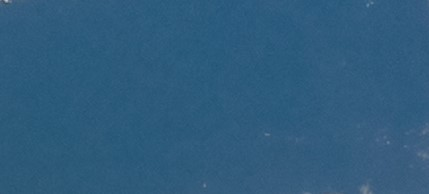
#> input picture cut/noplastic_0043cut.jpg, 429 x 194 px, given as the content of the folder raw, which was not available
$ python imageProcess.py cut/noplastic_0043cut.jpg
#> lines starting #> are read from the running program, lines starting #| are printed output that depends on the picture; long printed decimals are rounded; pictures that were not available may be replaced by others from this repository, and a replacement may not be noted
#!/usr/bin/python3


# Original by Oliver Turnbull for EnviroPi project, part of the AstroPi competition

# 2020: Modified by CoderDojo Trento for:
#    - reads from custom directory
#    - evidence viewport ellipse
#    - automatically creates output dir
#    - added console option parsing

import getopt
from PIL import Image
import csv
import numpy
import sys
import os
import time
import matplotlib
from matplotlib import pyplot as plt
startTime = time.time()


def convertImage(filename):

    # Opens image to be converted
    img = Image.open('%s/%s' % (in_dir, filename))

    """
    # crop ellipse
    from PIL import ImageDraw
    offset = 100
    background_color = (0,0,0)
    background = Image.new(img.mode, img.size, background_color)
    mask = Image.new("L", img.size, 0)
    draw = ImageDraw.Draw(mask)
    #takes bounding box

    draw.ellipse((offset, -300, img.size[0] - offset, img.size[1]), fill=255)
    img = Image.composite(img, background, mask)
    # end crop ellipse
   """

    # Places red and blue values in numpy arrays
    imgR, imgG, imgB = img.split()  # get channels

    # Places red and blue values in numpy arrays
    arrR = numpy.asarray(imgR).astype('float32')
    arrG = numpy.asarray(imgG).astype('float32')
    arrB = numpy.asarray(imgB).astype('float32')

    # Calculates the Index value by dividing
    # Red minus Blue over Red plus Blue

    num = (arrR - arrB)
    denom = (arrR + arrB)

    arrIndex = num/denom

    # Changes colour map, jet has been used
    customCmap = plt.set_cmap('jet')
    img_w, img_h = img.size

    if AUTO_CONTRAST:
        vmin = numpy.nanmin(arrIndex)
        vmax = numpy.nanmax(arrIndex)

    dpi = 600  # int(img_w/fig_w)
    vmin = -0.4  # most negative Index value
    vmax = 0.1  # most positive Index value

    found_min = numpy.nanmin(arrIndex)
    found_max = numpy.nanmax(arrIndex)
    print('found_min:', found_min, ' found_max:', found_max)

    if AUTO_CONTRAST:
        vmin = found_min
        vmax = found_max
    print('AUTO_CONTRAST:', AUTO_CONTRAST)

    print('vmin:', vmin, '     vmax:', vmax)

    # lay out the plot, making room for a colorbar space
    fig_w = img_w/dpi
    fig_h = img_h/dpi
    fig = plt.figure(figsize=(fig_w, fig_h), dpi=dpi)
    fig.set_frameon(False)

    # make an axis for the image filling the whole figure except colorbar space
    ax_rect = [0.0,  # left
               0.0,  # bottom
               1.0,  # width
               1.0]  # height
    ax = fig.add_axes(ax_rect)
    ax.yaxis.set_ticklabels([])
    ax.xaxis.set_ticklabels([])
    ax.set_axis_off()
    ax.patch.set_alpha(0.0)

    axes_img = ax.imshow(arrIndex,
                         cmap=customCmap,
                         vmin=vmin,
                         vmax=vmax,
                         aspect='equal',
                         )

    # Adds colorbar, used for illustritive purposes but turned off for actual EnviroPi experiment
    cax = fig.add_axes([0.95, 0.05, 0.025, 0.90])
    cbar = fig.colorbar(axes_img, cax=cax)

    # fig.tight_layout(pad=0)
    fig.savefig("%s/%s" % (out_dir, filename),
                dpi=dpi,
                bbox_inches='tight',
                pad_inches=0.0,
                )

    plt.close(fig)
    return numpy.nanmean(arrIndex, )


def show_help():
    print('imageProcess.py [-c] -i <inputdir> -o <outputdir> ')


AUTO_CONTRAST = False
in_dir = 'raw'
out_dir = 'ProcessedImages'

argv = sys.argv[1:]
try:
    opts, args = getopt.getopt(argv, "chi:o:")
except getopt.GetoptError:
    show_help()
    sys.exit(2)

for opt, arg in opts:
    if opt == '-h':
        show_help()
        sys.exit()
    elif opt in ("-c"):
        AUTO_CONTRAST = True
    elif opt in ("-i"):
        in_dir = arg
        if not os.path.isdir(in_dir):
            print()
            print('ERROR! SPECIFIED INPUT FOLDER DOES NOT EXISTS:', in_dir)
            print()
            sys.exit(2)
    elif opt in ("-o"):
        out_dir = arg
print()
print('    Input dir:', in_dir)
print('   Output dir:', out_dir)
print('AUTO_CONTRAST:', AUTO_CONTRAST)


if not os. path. isdir(out_dir):
    print()
    print('Creating dir', out_dir)
    os.makedirs(out_dir)

file_paths = os.listdir(in_dir)
print()
print('Found', len(file_paths), 'files to process in folder', in_dir)
with open(out_dir + '/ProcessedIndex.csv', 'w', newline='') as csvfile_out:

    my_writer = csv.writer(csvfile_out, delimiter=',')

    my_writer.writerow(['File Path', 'Average Index'])

    for file_path in file_paths:
        print()
        print('Processing', file_path)
        avgIndex = convertImage(file_path)
#> in convertImage, img is the input picture: PIL image 429x194 RGB; mean R, G, B 46.9, 91.8, 124.8
#> in convertImage, `imgR, imgG, imgB = img.split()`:
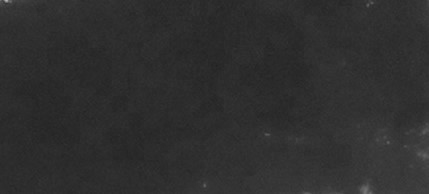
#> imgR: PIL image 429x194 L; min 33, max 181, mean 46.9
#> in convertImage, `imgR, imgG, imgB = img.split()`:
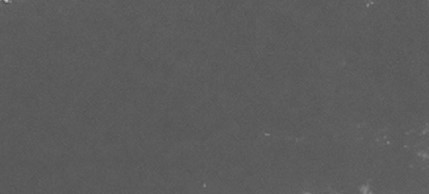
#> imgG: PIL image 429x194 L; min 78, max 197, mean 91.8
#> in convertImage, `imgR, imgG, imgB = img.split()`:
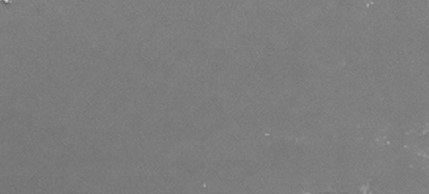
#> imgB: PIL image 429x194 L; min 98, max 213, mean 124.8
#> in convertImage, `num = (arrR - arrB)`:
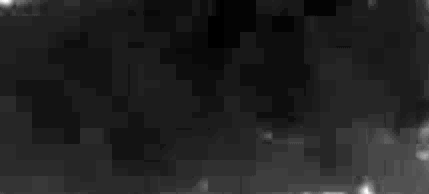
#> num: shape (194, 429) float32; min -85, max -32, mean -77.88; drawn with min black and max white
#> in convertImage, `denom = (arrR + arrB)`:
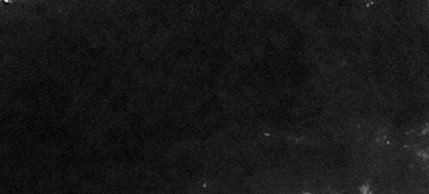
#> denom: shape (194, 429) float32; min 149, max 394, mean 171.7; drawn with min black and max white
#> in convertImage, `arrIndex = num/denom`:
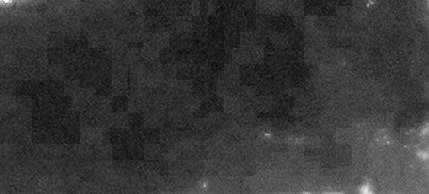
#> arrIndex: shape (194, 429) float32; min -0.557, max -0.0812, mean -0.455; drawn with min black and max white
#> in convertImage, `found_min = numpy.nanmin(arrIndex)`: found_min = -0.557
#> in convertImage, `found_max = numpy.nanmax(arrIndex)`: found_max = -0.0812
#| found_min: -0.557  found_max: -0.08122
#> in convertImage, `fig.savefig("%s/%s" % (out_dir, filename), dpi=dpi, bbox_inches='tight..`:
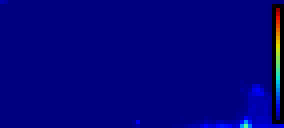
#> figure drawn by matplotlib, 2 panels
#> avgIndex = -0.455
        print('Average Index:', avgIndex)
#| Average Index: -0.4552

        my_writer.writerow([file_path, avgIndex])

print('time taken %s seconds' % (time.time() - startTime))

$ run again, on cut/noplastic_0046cut.jpg
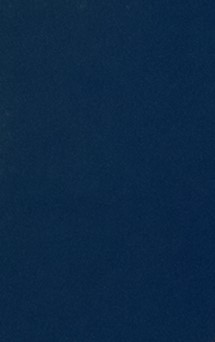
#> input picture cut/noplastic_0046cut.jpg, 215 x 342 px, given as the content of the folder raw, which was not available
#> in convertImage, img is the input picture: PIL image 215x342 RGB; mean R, G, B 11.9, 40, 68.9
#> in convertImage, `arrIndex = num/denom`:
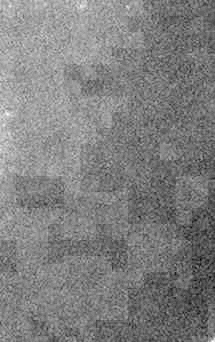
#> arrIndex: shape (342, 215) float32; min -0.968, max -0.451, mean -0.708; drawn with min black and max white
#> found_min = -0.968
#> found_max = -0.451
#| found_min: -0.9683  found_max: -0.4513
#> in convertImage, `fig.savefig("%s/%s" % (out_dir, filename), dpi=dpi, bbox_inches='tight..`:
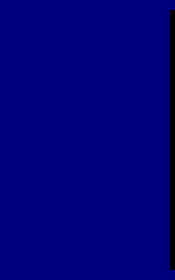
#> figure drawn by matplotlib, 2 panels
#> avgIndex = -0.708
#| Average Index: -0.708

$ run again, on cut/noplastic_0047cut.jpg
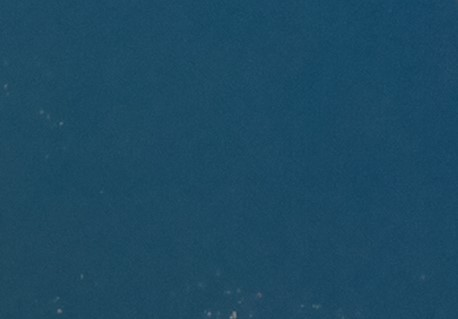
#> input picture cut/noplastic_0047cut.jpg, 458 x 319 px, given as the content of the folder raw, which was not available
#> in convertImage, img is the input picture: PIL image 458x319 RGB; mean R, G, B 28.1, 73.3, 97.9
#> in convertImage, `arrIndex = num/denom`:
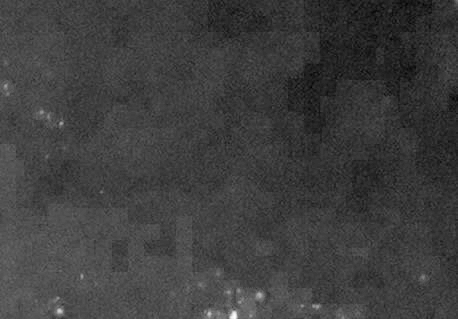
#> arrIndex: shape (319, 458) float32; min -0.706, max -0.0939, mean -0.555; drawn with min black and max white
#> found_min = -0.706
#> found_max = -0.0939
#| found_min: -0.7064  found_max: -0.09388
#> in convertImage, `fig.savefig("%s/%s" % (out_dir, filename), dpi=dpi, bbox_inches='tight..`:
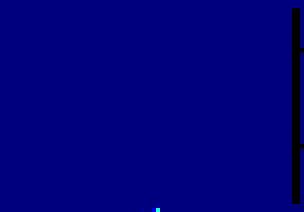
#> figure drawn by matplotlib, 2 panels
#> avgIndex = -0.555
#| Average Index: -0.5554
